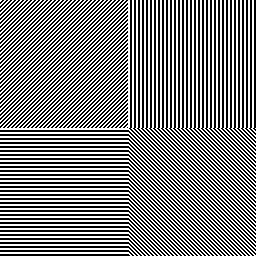
#> input picture testIM.png, 256 x 256 px
$ python test2.py
#> lines starting #> are read from the running program, lines starting #| are printed output that depends on the picture
import numpy as np
import matplotlib.pyplot as mpl
import time
import cv2
import multiprocessing as mp


def timeit(func):
    def _wrapper(*args,**kwargs):
        t0=time.time()
        func(*args,**kwargs)
        t1=time.time()-t0
        print(t1)
    return _wrapper

#@timeit
def steps(A):
    with mp.Pool(2) as p:
        arrV=[p.map(findT, np.stack([np.roll(A, i*j, axis=0) for i in range(-5, 5)]for j in range(1,5))) ]
        arrV = np.squeeze(arrV, axis=0)
    print(np.shape(arrV))
    arrW= np.stack([findT(np.stack([np.roll(A, i * j, axis=1) for i in range(-5, 5)])) for j in range(1, 5)])
    arrPlus = np.stack([findT(np.stack([np.roll(np.roll(A, i*j, axis=0),i*j,axis =1) for i in range(-5, 5)])) for j in range(1, 5)])
    arrMin = np.stack([findT(np.stack([np.roll(np.roll(A, i*j, axis=0),-1*i*j,axis =1) for i in range(-5, 5)])) for j in range(1, 5)])
    arrFul=np.concatenate([arrV,arrW,arrPlus,arrMin],axis=0)
    return arrFul


def findT(arr,L=5):
    qSum = np.cos((arr[0] * np.pi) / (2 * L))
    vp = np.zeros(np.shape(arr[0]))
    vm = np.zeros(np.shape(arr[0]))
    zeros = np.zeros(np.shape(arr[0]))
    for i in range(9):
        d=arr[i]-arr[i+1]
        print(d)
        q = np.cos((i * np.pi) / (2 * L)) / (qSum+0.000001)
        s = np.sign(d)
        g = np.sum((s[1:]-s[:-1]) !=0,axis=0)
        qSum += np.cos((arr[i]*np.pi)/(2*L))
        vm += -1*(np.where(d<0,d*q,zeros))
        vp += np.where(d > 0, d*q,  zeros)
    v=np.minimum(vp,vm)
    t=np.arctan(v*g)
    return t
if __name__ =="__main__":
    image = cv2.imread("testIM.png")
#> image is the input picture: shape (256, 256, 3); 50% white in thin lines or dots
    image2=cv2.cvtColor(image, cv2.COLOR_BGR2HSV)
#> image2: shape (256, 256, 3); mean H, S, V 0, 0, 127.5
    H,S,V=cv2.split(image2)
#> H: shape (256, 256); every value is 0
#> V: shape (256, 256); 50% white in thin lines or dots
    # [4 lines of commented-out code are left out]

    text4=steps(V/255)
#> in steps, `arrV=[p.map(findT, np.stack([np.roll(A, i*j, axis=0) for i in range(-5..`: A: shape (256, 256) float64; values 0 (black) and 1 (white), 50% white in thin lines or dots
    mpl.imshow(text4[0], cmap='gray')
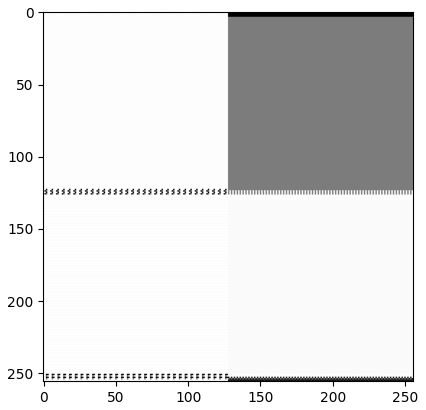
#> figure drawn by matplotlib, 1 panel
